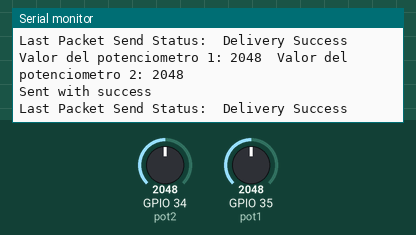
Recording of a sketch running on a simulated ESP32. Shown: the last lines printed to the serial monitor. The test bench sets the inputs (shaded band); at power-on: GPIO 34 (pot2) = 2048, GPIO 35 (pot1) = 2048.

Above: at 1.2 s.
1.3 s: GPIO 34 (pot2) set to 2866
At 1.36 s:
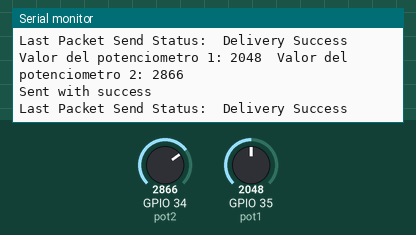
2.8 s: GPIO 35 (pot1) set to 2866
At 2.86 s:
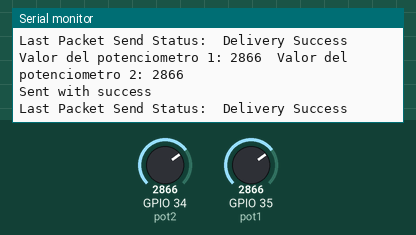
4.3 s: GPIO 34 (pot2) set to 3603
At 4.36 s:
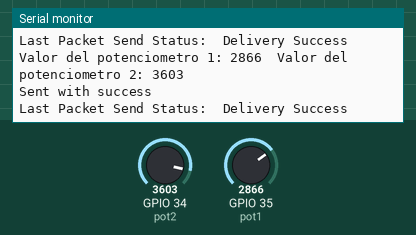
5.8 s: GPIO 35 (pot1) set to 3603
At 5.86 s:
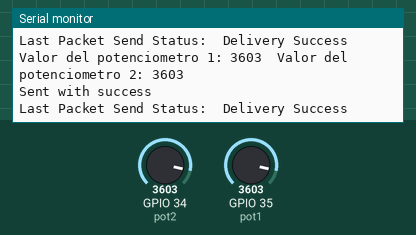
Timing chart, 0 to 8.3 s (numbered marks = the images above; inputs shaded):
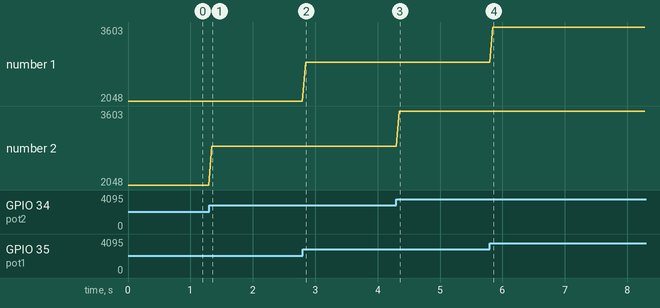

Measured:
- after the input at 1.3 s, the serial monitor: prints a new line after 0.05 s (image 1)
- after the input at 2.8 s, the serial monitor: prints a new line after 0.05 s (image 2)
- after the input at 4.3 s, the serial monitor: prints a new line after 0.05 s (image 3)
- after the input at 5.8 s, the serial monitor: prints a new line after 0.05 s (image 4)
- plotted number 2: 2048 → 2866 after the input at 1.3 s, 2866 → 3603 after the input at 4.3 s

The sketch:

sender.ino
```cpp
//Sender
#include <esp_now.h>
#include <WiFi.h>

uint8_t broadcastAddress[] = {0x9c, 0x9c, 0x1f, 0xcb, 0x48, 0xc4};
int pot1 = 35;
int pot2 = 34;

typedef struct struct_message {
  int pot1;
  int pot2;
} struct_message;

struct_message myData;

esp_now_peer_info_t peerInfo;

// callback when data is sent
void OnDataSent(const uint8_t *mac_addr, esp_now_send_status_t status) {
  Serial.print("\r\nLast Packet Send Status:\t");
  Serial.println(status == ESP_NOW_SEND_SUCCESS ? "Delivery Success" : "Delivery Fail");
}

void setup() {
  // Init Serial Monitor
  Serial.begin(115200);

  // Set device as a Wi-Fi Station
  WiFi.mode(WIFI_STA);

  // Init ESP-NOW
  if (esp_now_init() != ESP_OK) {
    Serial.println("Error initializing ESP-NOW");
    return;
  }

  // Once ESPNow is successfully Init, we will register for Send CB to
  // get the status of Trasnmitted packet
  esp_now_register_send_cb(OnDataSent);

  // Register peer
  memcpy(peerInfo.peer_addr, broadcastAddress, 6);
  peerInfo.channel = 0;
  peerInfo.encrypt = false;

  // Add peer
  if (esp_now_add_peer(&peerInfo) != ESP_OK){
    Serial.println("Failed to add peer");
    return;
  }
}

void loop() {
  Serial.print("Valor del potenciometro 1: ");
  Serial.print(analogRead(pot1));
  Serial.print("\tValor del potenciometro 2: ");
  Serial.println(analogRead(pot2));
  // Set values to send
  myData.pot1=analogRead(pot1);
  myData.pot2=analogRead(pot2);
  // Send message via ESP-NOW
  esp_err_t result = esp_now_send(broadcastAddress, (uint8_t *) &myData, sizeof(myData));

  if (result == ESP_OK) {
    Serial.println("Sent with success");
  }
  else {
    Serial.println("Error sending the data");
  }
  delay(50);
}
```
